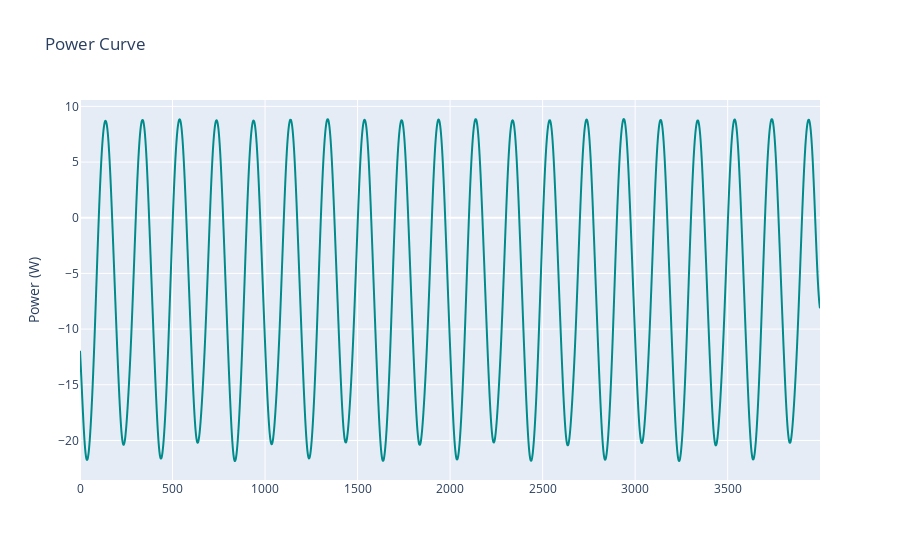

Here is the notebook cell this chart was saved with:
### Code cell
fig = go.Figure()

fig.add_trace(go.Scatter(
            y = P1,
            line =  dict(shape =  'spline', color = 'darkcyan'),
            name = 'P1',
            ))

fig.update_layout(
    title='Power Curve',
    # xaxis_title='',
    yaxis_title='Power (W)',
)

fig.show()

### Figure 1 — Plotly figure (JSON) as saved in the notebook; plotly's stock layout.template omitted (floating-point values rounded to 4 significant figures; data arrays with more than 128 entries replaced by an {"elided": "..."} marker saying what was removed)
{"data": [{"line": {"color": "darkcyan", "shape": "spline"}, "name": "P1", "type": "scatter", "y": {"elided": "4000 float values"}}], "layout": {"title": {"text": "Power Curve"}, "yaxis": {"title": {"text": "Power (W)"}}}}
